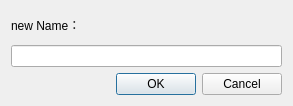
<?xml version="1.0" encoding="UTF-8"?>
<ui version="4.0">
 <class>Dialog</class>
 <widget class="QDialog" name="Dialog">
  <property name="geometry">
   <rect>
    <x>0</x>
    <y>0</y>
    <width>293</width>
    <height>106</height>
   </rect>
  </property>
  <property name="windowTitle">
   <string>Dialog</string>
  </property>
  <layout class="QVBoxLayout" name="verticalLayout">
   <item>
    <widget class="QLabel" name="label">
     <property name="sizePolicy">
      <sizepolicy hsizetype="Preferred" vsizetype="Preferred">
       <horstretch>0</horstretch>
       <verstretch>0</verstretch>
      </sizepolicy>
     </property>
     <property name="text">
      <string>new Name：</string>
     </property>
    </widget>
   </item>
   <item>
    <widget class="QLineEdit" name="newName"/>
   </item>
   <item>
    <widget class="QDialogButtonBox" name="buttonBox">
     <property name="orientation">
      <enum>Qt::Horizontal</enum>
     </property>
     <property name="standardButtons">
      <set>QDialogButtonBox::Cancel|QDialogButtonBox::Ok</set>
     </property>
    </widget>
   </item>
  </layout>
 </widget>
 <resources/>
 <connections>
  <connection>
   <sender>buttonBox</sender>
   <signal>accepted()</signal>
   <receiver>Dialog</receiver>
   <slot>accept()</slot>
   <hints>
    <hint type="sourcelabel">
     <x>248</x>
     <y>254</y>
    </hint>
    <hint type="destinationlabel">
     <x>157</x>
     <y>274</y>
    </hint>
   </hints>
  </connection>
  <connection>
   <sender>buttonBox</sender>
   <signal>rejected()</signal>
   <receiver>Dialog</receiver>
   <slot>reject()</slot>
   <hints>
    <hint type="sourcelabel">
     <x>316</x>
     <y>260</y>
    </hint>
    <hint type="destinationlabel">
     <x>286</x>
     <y>274</y>
    </hint>
   </hints>
  </connection>
 </connections>
</ui>
